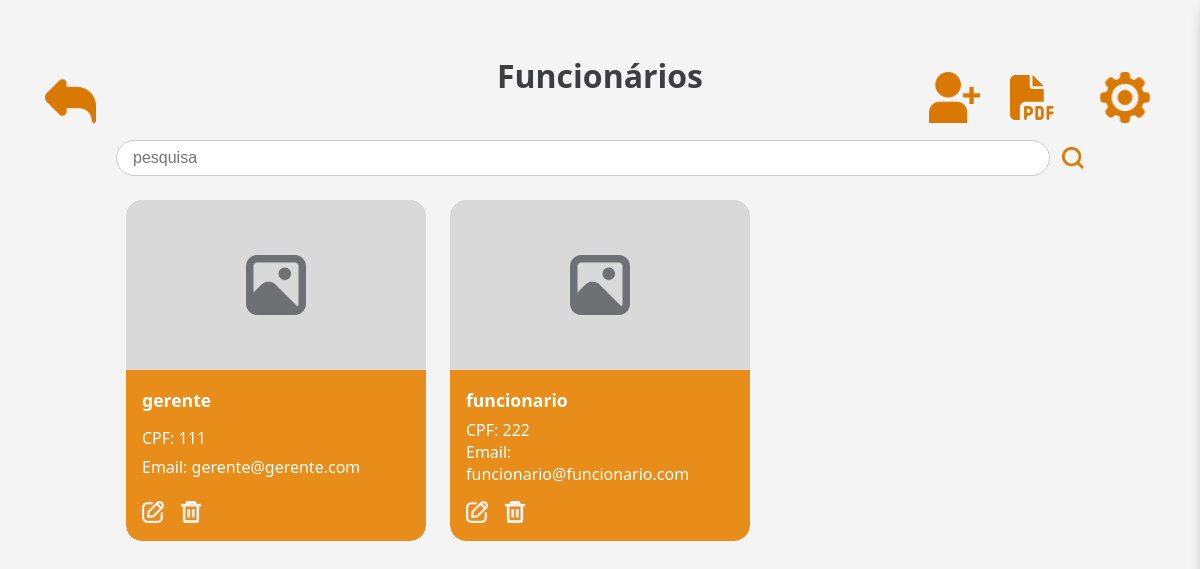
Before: /paginas/funcionarios.php with the older database file.
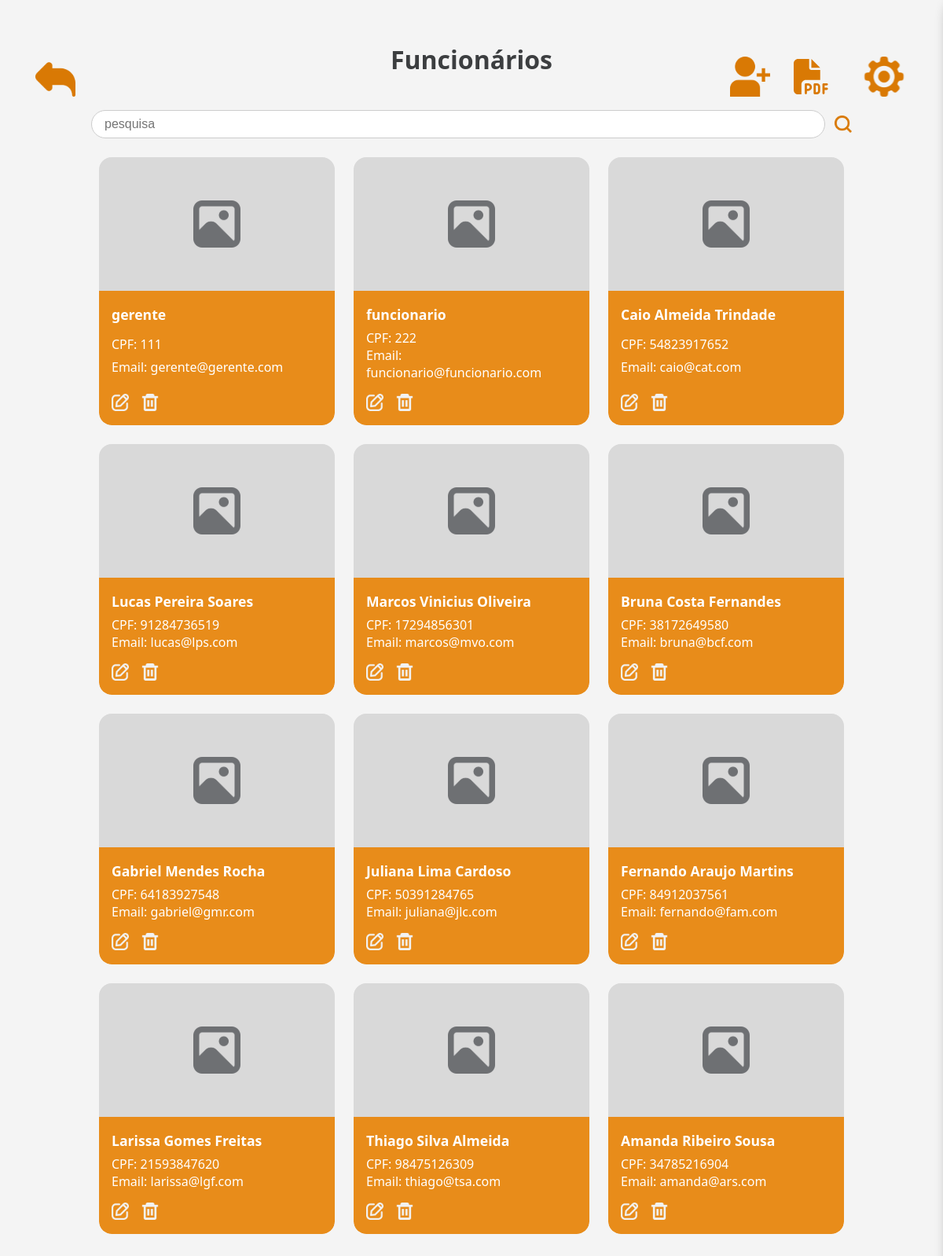
After: the same page with the newer database file.
### tables this page shows
CREATE TABLE IF NOT EXISTS funcionario(
  idfuncionario INT NOT NULL AUTO_INCREMENT,
  nome VARCHAR(200) NOT NULL,
  cpf VARCHAR(14) NOT NULL,
  email VARCHAR(45) NOT NULL,
  senha VARCHAR(45) NOT NULL,
  cargo VARCHAR(20) NOT NULL,
  PRIMARY KEY (idfuncionario)
);

### paginas/funcionarios.php (the view, shortened to what this page needs)
<!DOCTYPE html>
<html lang="pt-br">
<head>
    <link rel="stylesheet" href="../assets/css/style.css">
    <link rel="stylesheet" href="../assets/css/funcionarioStyle.css">
    <link rel="stylesheet" href="../assets/css/sidebarStyle.css">
</head>
<body>
<div class="settings-icon left">
        <a href="home.php"><img src="../assets/img/voltar.svg" alt="Voltar"></a>
    </div>
    <div class="settings-icon right">
        <a href="cadastro_func.php"><img src="../assets/img/add_func.svg" alt="Adicionar"></a>
        <a href="pdfVendasFuncionario.php"><img src="../assets/img/pdf.svg" alt="PDF Vendas por Funcionários" style="width:45px;"></a>
        <div class="settings-icone" onclick="toggleSidebar()">
            <img src="../assets/img/gear.svg" alt="Configurações" style="cursor: pointer;">
        </div>
    </div>
    <div class="funcionario-container">
        <div class="funcionario-header">
            <div class="h1-right">Funcionários</div>
        </div>
        <form class="funcionario-search">
            <input type="text" placeholder="pesquisa" name="pesquisa">
            <button type="submit" class="funcionario-search-btn"><img src="../assets/img/lupa.svg" alt="Buscar"></button>
        </form>
        <div class="funcionario-lista">
            <?php
                include_once '../db/conexao.php';
                $where = "WHERE funcionario.cargo != 'apagado'";
                $sql = "SELECT
                            funcionario.idfuncionario as id,
                            funcionario.nome,
                            funcionario.cpf,
                            funcionario.email
                            FROM funcionario
                            $where";
                $result = mysqli_query($conn, $sql);
                if ($result && mysqli_num_rows($result) > 0) {
                while ($row = mysqli_fetch_assoc($result)) {
            ?>
            <div class="funcionario-card">
                <div class="funcionario-card-img">
                    <img src="../assets/img/prod_img.svg" alt="funcionario">
                </div>
                <div class="funcionario-card-info">
                    <div class="funcionario-card-title"><?php echo $row['nome']; ?></div>
                    <div class="funcionario-card-cpf">CPF: <?php echo $row['cpf']; ?></div>
                    <div class="funcionario-card-email">Email: <?php echo $row['email']; ?></div>
                    <div class="funcionario-card-actions">
                        <a href="cadastro_func.php?id=<?=$row['id'];?>"><img src="../assets/img/editar.svg" alt="Editar"></a>
                        <a href="../db/deleta_funcionario.php?id=<?=$row['id'];?>" class="delete-funcionario"><img src="../assets/img/lixeiraw.svg" alt="Excluir"></a>
                    </div>
                </div>
            </div>
            <?php
                }
            }else {
                echo "<p style='margin: 20px;'>Nenhum funcionário encontrado.</p>";
            }
            ?>
        </div>
    </div>
</body>
</html>

### assets/css/style.css (style rules this page uses)
body { margin: 0; padding: 0; background: #F2F2F2; font-family: 'Segoe UI', Arial, sans-serif; height: 100vh; overflow: hidden; }
.h1-right { color: #3C3E40 !important; font-size: 2rem; font-weight: bold; margin: 0 auto; margin-bottom: 10px; }
.settings-icon { position: fixed; top: 72px; z-index: 1000; }
.settings-icon img { width: 51px; height: 51px; cursor: pointer; }
.settings-icon.left { left: 45px; }
.settings-icon.right { right: 45px; display: flex; gap: 30px; }

### assets/css/funcionarioStyle.css (style rules this page uses)
.funcionario-container { padding: 32px 48px; height: 100vh; box-sizing: border-box; overflow-y: auto; position: relative; }
.funcionario-header { display: flex; align-items: center; justify-content: space-between; position: relative; z-index: 999; margin-top: 2%; margin-bottom: 3%; }
.funcionario-search { margin: 32px 0 24px 0; display: flex; align-items: center; gap: 8px; justify-content: center; }
.funcionario-search input { width: 900px; max-width: 100%; padding: 8px 16px; border-radius: 20px; border: 1px solid #ccc; font-size: 1rem; }
.funcionario-search-btn { background: none; border: none; cursor: pointer; padding: 0 0 0 4px; display: flex; align-items: center; }
.funcionario-lista { display: grid; grid-template-columns: repeat(3, 300px); gap: 24px; justify-content: center; }
.funcionario-card { background: #f2f2f2; border-radius: 16px; overflow: hidden; display: flex; flex-direction: column; min-height: 300px; }
.funcionario-card-img { background: #d9d9d9; height: 170px; display: flex; align-items: center; justify-content: center; }
.funcionario-card-info { background: #e88c1a; color: #fff; padding: 18px 16px; flex: 1; display: flex; flex-direction: column; justify-content: space-between; border-bottom-left-radius: 16px; border-bottom-right-radius: 16px; margin-bottom: 0; font-size: 1rem; }
.funcionario-card-title { font-weight: bold; margin-bottom: 7px; font-size: 1.1rem; }
.funcionario-card-actions { display: flex; gap: 16px; margin-top: 16px; }
.funcionario-card-img img { width: 60px; }
.funcionario-search-btn img { width: 22px; }
.funcionario-card-actions img { width: 22px; height: 22px; cursor: pointer; }
.funcionario-card-actions a { display: flex; align-items: center; justify-content: center; }

### assets/css/sidebarStyle.css (style rules this page uses)
body { margin: 0; font-family: 'Segoe UI', Tahoma, Geneva, Verdana, sans-serif; background-color: #f4f4f4; }
.settings-icone { display: inline-block; margin-left: 10px; vertical-align: middle; }
.settings-icone img { width: 60px; transition: transform 0.3s ease; }

Changed rows visible on the page:
added funcionario: nome "Caio Almeida Trindade", cpf "54823917652", email "caio@cat.com"
added funcionario: nome "Lucas Pereira Soares", cpf "91284736519", email "lucas@lps.com"
added funcionario: nome "Marcos Vinicius Oliveira", cpf "17294856301", email "marcos@mvo.com"
added funcionario: nome "Bruna Costa Fernandes", cpf "38172649580", email "bruna@bcf.com"
added funcionario: nome "Gabriel Mendes Rocha", cpf "64183927548", email "gabriel@gmr.com"
added funcionario: nome "Juliana Lima Cardoso", cpf "50391284765", email "juliana@jlc.com"
added funcionario: nome "Fernando Araujo Martins", cpf "84912037561", email "fernando@fam.com"
added funcionario: nome "Larissa Gomes Freitas", cpf "21593847620", email "larissa@lgf.com"
added funcionario: nome "Thiago Silva Almeida", cpf "98475126309", email "thiago@tsa.com"
added funcionario: nome "Amanda Ribeiro Sousa", cpf "34785216904", email "amanda@ars.com"
